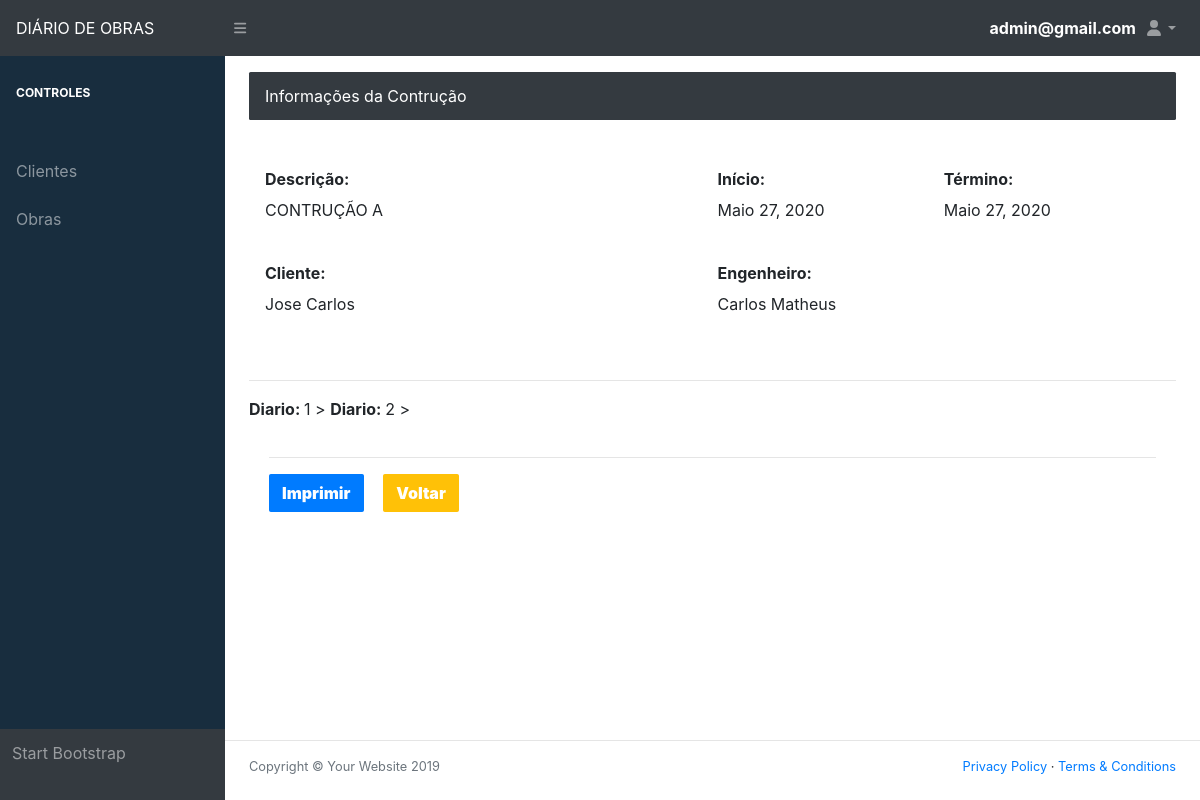
/show_construction_information/1 (signed in), run on the app's committed database.
### Diary/models.py (models this page shows, shortened)
class Access(AbstractBaseUser, PermissionsMixin):
    objects = User_manager()
    email = models.EmailField('Email', unique=True)
    user_type = models.CharField('Tipo', max_length=50)
    USERNAME_FIELD = 'email'
    REQUIRED_FIELDS = ['user_type']
    def __str__(self):
        return self.email

class Construction(models.Model):
    construction_name = models.CharField('Nome da construção', max_length=60)
    construction_date_start = models.DateField('Data de início')
    construction_date_term = models.DateField('Data de entrega')
    construction_company_customer = models.ForeignKey(Customer, on_delete=models.CASCADE)
    construction_company_engineer = models.ForeignKey(Engineer, on_delete=models.CASCADE)

class Customer(models.Model):
    user_access = models.ForeignKey(Access, on_delete=models.CASCADE)
    engineer = models.ForeignKey(Engineer, on_delete=models.CASCADE)
    customer_name = models.CharField('Nome do cliente', max_length=50)

class Engineer(models.Model):
    user_access = models.ForeignKey(Access, on_delete=models.CASCADE)
    engineer_name = models.CharField('Nome do engenheiro', max_length=50)

class Diary(models.Model):
    diary_date_day = models.DateField('Data do atual')
    diary_construction = models.ForeignKey(Construction, on_delete=models.CASCADE)

### Diary/views/construction/show_construction_information.py (the view)
# urls.py: path('show_construction_information/<id_construction>', Show_construction_information, name="show_construction_information"),
@login_required(login_url='login')
def Show_construction_information(request, id_construction):
    construction = Construction.objects.get(id=id_construction)
    diary = Diary.objects.filter(diary_construction_id=construction.id)
    return render(request, 'Diary/construction/show_construction_information.html', locals())

### templates/Diary/construction/show_construction_information.html (shortened to what this page needs)
{% extends 'Diary/home/base.html' %}
{% load static %}
{% block conteudo %}
    <main>
        <div class="container-fluid">
            <ol class="breadcrumb mb-4">
                <li class="breadcrumb-item active">Informações da Contrução</li>
            </ol>
            <div class="modal-body">
                      <div class="form-row">
                            <div class="form-group col-md-6">
                              <label class="col-form-label" for="descriçao">Descrição:</label>
                              <p id="descriçao">{{ construction.construction_name }}</p>
                            </div>
                            <div class="form-group col-md-3">
                              <label class="col-form-label" for="inicio">Início:</label>
                              <p id="inicio">{{ construction.construction_date_start }}</p>
                            </div>
                            <div class="form-group col-md-3">
                              <label class="col-form-label" for="termino">Término:</label>
                              <p id="termino">{{ construction.construction_date_term }}</p>
                            </div>
                      </div>
                      <div class="form-row">
                            <div class="form-group col-md-6">
                              <label class="col-form-label" for="cliente">Cliente:</label>
                                <p id="cliente">{{ construction.construction_company_customer.customer_name }}</p>
                            </div>
                            <div class="form-group col-md-6">
                              <label class="col-form-label" for="engenheiro">Engenheiro:</label>
                              <p id="engenheiro">{{ construction.construction_company_engineer.engineer_name }}</p>
                            </div>
                      </div>
            </div><hr>
            {% for i in diary %}
                <strong>Diario: </strong>{{ i.id }} >
            {% endfor %}
            <div class="card-body"><hr>
                 <a class="btn btn-primary mr-3" href="#">Imprimir</a>
                 <a class="btn btn-warning mr-3" href="{% url 'show_constructions' %}">Voltar</a>
            </div>
        </div>
    </main>
{% endblock %}

### templates/Diary/home/base.html (shortened to what this page needs)
<!DOCTYPE html>
{% load static %}
<html lang="pt-br">
    <head>
        <link href="{% static 'diary/css/styles.css' %}" rel="stylesheet" />
        <link href="{% static 'diary/css/dataTables.bootstrap4.min.css' %}" rel="stylesheet" />
    </head>
    <body class="sb-nav-fixed">
        <nav class="sb-topnav navbar navbar-expand navbar-dark bg-dark">
            <a class="navbar-brand" href="{% url 'home_page' %}">DIÁRIO DE OBRAS</a> <button class="btn btn-link btn-sm order-1 order-lg-0" id="sidebarToggle" href="#"><i class="fas fa-bars"></i></button>
            <strong style="color: white">{{ request.user }}</strong>
            <ul class="navbar-nav ml-auto ml-md-0">
                <li class="nav-item dropdown">
                    <a class="nav-link dropdown-toggle" id="userDropdown" href="#" role="button" data-toggle="dropdown" aria-haspopup="true" aria-expanded="false"><i class="fas fa-user fa-fw"></i></a>
                </li>
            </ul>
        </nav>
        <div id="layoutSidenav">
            <div id="layoutSidenav_nav">
                <nav class="sb-sidenav accordion sb-sidenav-dark" id="sidenavAccordion">
                    <div class="sb-sidenav-menu">
                        <div class="nav">
                              <div class="sb-sidenav-menu-heading">CONTROLES</div><hr>
                              <li class="nav-item">
                                <a class="nav-link" href="{% url 'show_customer' %}">
                                  <span>Clientes</span></a>
                              </li>
                              <li class="nav-item">
                                <a class="nav-link" href="{% url 'show_constructions' %}">
                                  <span>Obras</span></a>
                              </li>
                        </div>
                    </div>
                    <div class="sb-sidenav-footer">
                        Start Bootstrap
                    </div>
                </nav>
            </div>
            <div id="layoutSidenav_content">
                {% block conteudo %}{% endblock %}
                <footer class="bg-transparent mt-auto"><hr>
                    <div class="container-fluid">
                        <div class="d-flex align-items-center justify-content-between small">
                            <div class="text-muted">Copyright &copy; Your Website 2019</div>
                            <div>
                                <a href="#">Privacy Policy</a>
                                &middot;
                                <a href="#">Terms &amp; Conditions</a>
                            </div>
                        </div>
                    </div>
                </footer>
            </div>
        </div>
    </body>
</html>

### data on the page
Access: user "admin@gmail.com"
Construction: construction_name "CONTRUÇÃO A", construction_date_start "Maio 27, 2020", construction_date_term "Maio 27, 2020", construction_company_customer.customer_name "Jose Carlos", construction_company_engineer.engineer_name "Carlos Matheus"
Diary: id "1"
Diary: id "2"
